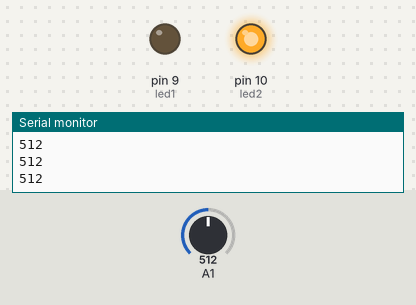
Recording of a sketch running on a simulated Arduino Uno, built with avr-gcc and run on an emulated ATmega328P. On the bench: output pins drawn as LEDs (lit = HIGH), the last lines printed to the serial monitor. Inputs (shaded band) come from the test bench; at power-on: A1 = 512.

Above: at 1.2 s.
1.3 s: A1 set to 213
2.8 s: A1 set to 184
At 3.1 s:
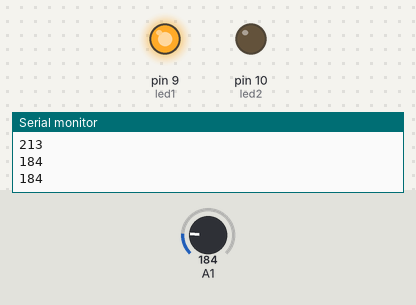
4.3 s: A1 set to 210
At 5.6 s:
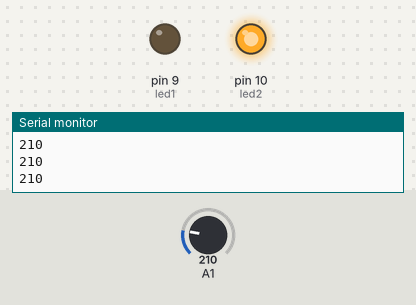
5.9 s: A1 set to 190
At 6.9 s:
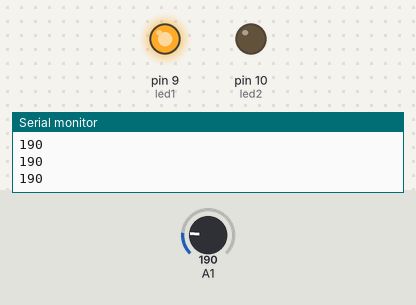
Timing chart, 0 to 8.5 s (numbered marks = the images above; inputs shaded):
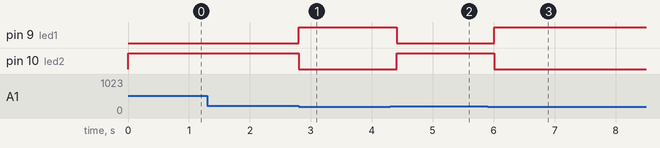

Measured:
- the behaviour switches between 200 and 199 on A1 (found by bisection; images 0 and 1)
- after the input at 2.8 s, pin 9 (led1): LOW → HIGH at once; pin 10 (led2): HIGH → LOW at once
- after the input at 4.3 s, pin 9 (led1): HIGH → LOW after 0.11 s; pin 10 (led2): LOW → HIGH after 0.11 s
- after the input at 5.9 s, pin 9 (led1): LOW → HIGH after 0.11 s; pin 10 (led2): HIGH → LOW after 0.11 s

The sketch:

ambient_lignt_led2.ino
```cpp
// led 2개 버전
int led1=9;
int led2=10; // 각 포트 설정

void setup() {
  Serial.begin(9600); // 시리얼 모니터 오픈
  pinMode(led1, OUTPUT);
  pinMode(led2, OUTPUT);
}

void loop() {
 int cds=analogRead(A1);
 Serial.println(cds);

 if(cds<200){
  digitalWrite(led1, HIGH);
  digitalWrite(led2, LOW);
  }
  else{
    digitalWrite(led1, LOW);
    digitalWrite(led2, HIGH);
    }
    delay(200);
}
```
